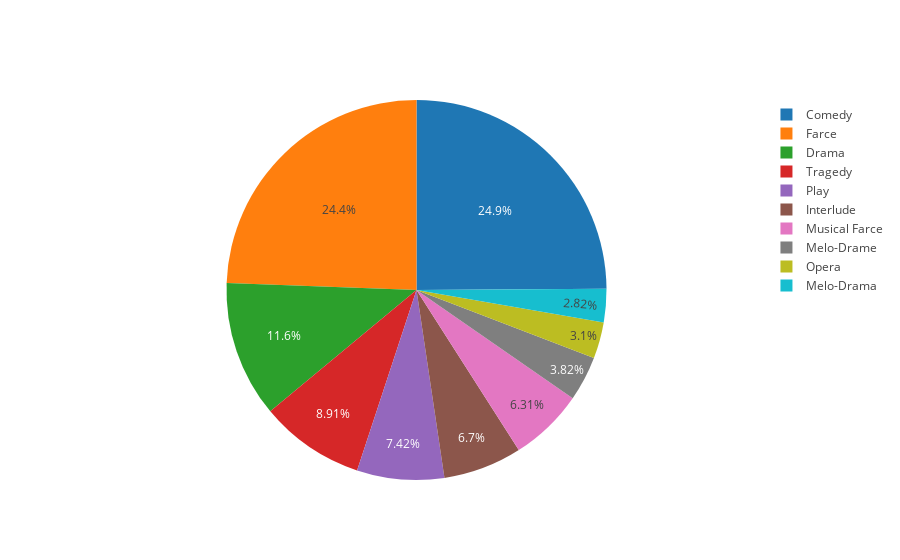

The code cell stored with this chart in its notebook:
### Markdown cell above
Finally, we can plot the chart with the following line of code.

### Code cell
plotly.offline.iplot(chart_data)

### Figure 1 — Plotly figure (JSON) as saved in the notebook; plotly's stock layout.template omitted (floating-point values rounded to 4 significant figures)
{"data": [{"labels": ["Comedy", "Farce", "Drama", "Tragedy", "Play", "Interlude", "Musical Farce", "Melo-Drame", "Opera", "Melo-Drama"], "type": "pie", "uid": "e2a8e6", "values": [450, 441, 210, 161, 134, 121, 114, 69, 56, 51]}], "layout": {"autosize": true}}
